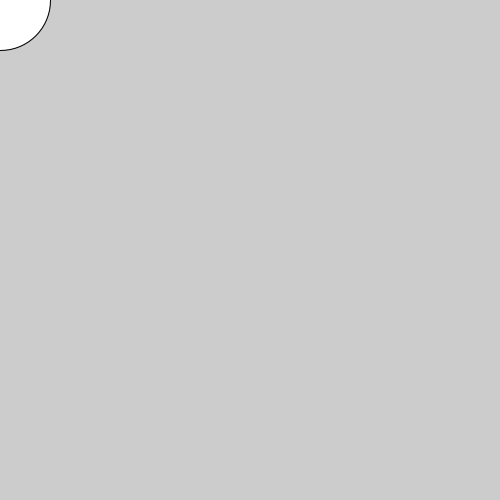
Frame 1 (no input)
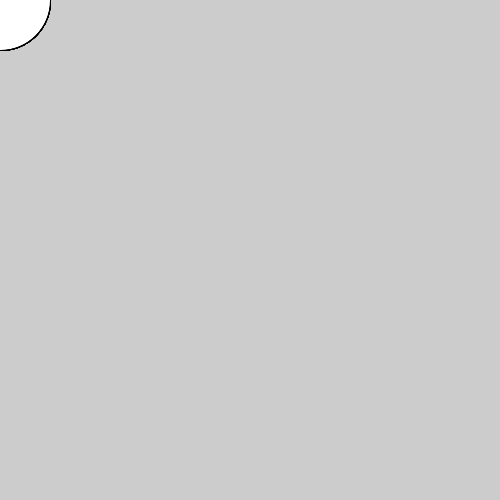
Frame 60 (the mouse pressed at the canvas centre just before this capture)
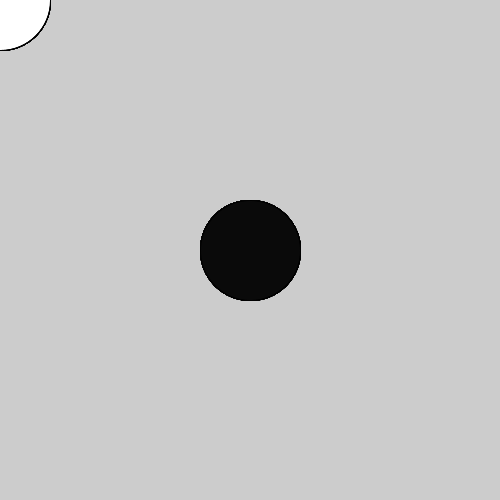
Frame 120 (the mouse held since frame 60 and released just before this capture)

The Processing sketch that drew these frames (run headless with seeded random() and noise(); from frame 60 on, the mouse is pressed at the canvas centre):

// Processing sketch: processing_85129
// ── processing_85129.pde

void setup() {
size(500, 500);
smooth();
}
void draw() {
if (mousePressed) {
fill(10);
} else {
fill(255);
}
ellipse(mouseX, mouseY, 100, 100);
}
